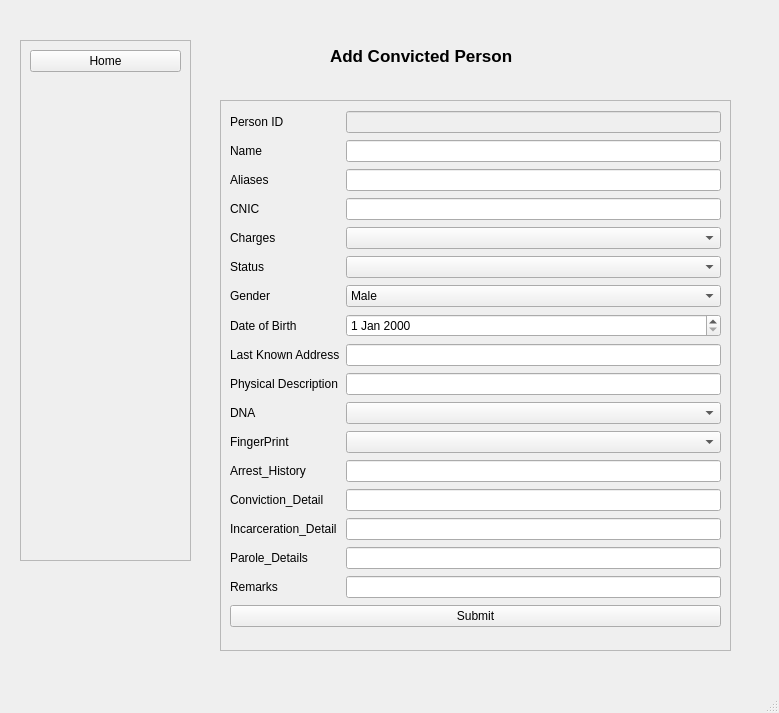
<?xml version="1.0" encoding="UTF-8"?>
<ui version="4.0">
 <class>MainWindow</class>
 <widget class="QMainWindow" name="MainWindow">
  <property name="geometry">
   <rect>
    <x>0</x>
    <y>0</y>
    <width>779</width>
    <height>713</height>
   </rect>
  </property>
  <property name="windowTitle">
   <string>Add Convicted Person</string>
  </property>
  <widget class="QWidget" name="centralwidget">
   <widget class="QFrame" name="frame">
    <property name="geometry">
     <rect>
      <x>20</x>
      <y>40</y>
      <width>171</width>
      <height>521</height>
     </rect>
    </property>
    <property name="frameShape">
     <enum>QFrame::StyledPanel</enum>
    </property>
    <property name="frameShadow">
     <enum>QFrame::Raised</enum>
    </property>
    <layout class="QVBoxLayout" name="verticalLayout_frame">
     <item>
      <widget class="QPushButton" name="home_button">
       <property name="text">
        <string>Home</string>
       </property>
      </widget>
     </item>
     <item>
      <widget class="QLabel" name="label">
       <property name="text">
        <string/>
       </property>
       <property name="alignment">
        <set>Qt::AlignCenter</set>
       </property>
      </widget>
     </item>
    </layout>
   </widget>
   <widget class="QFrame" name="formFrame">
    <property name="geometry">
     <rect>
      <x>220</x>
      <y>100</y>
      <width>511</width>
      <height>551</height>
     </rect>
    </property>
    <property name="frameShape">
     <enum>QFrame::StyledPanel</enum>
    </property>
    <property name="frameShadow">
     <enum>QFrame::Raised</enum>
    </property>
    <layout class="QGridLayout" name="gridLayout_form">
     <item row="10" column="0">
      <widget class="QLabel" name="label_2">
       <property name="text">
        <string>DNA</string>
       </property>
      </widget>
     </item>
     <item row="3" column="1">
      <widget class="QLineEdit" name="cnic_line"/>
     </item>
     <item row="11" column="0">
      <widget class="QLabel" name="label_3">
       <property name="text">
        <string>FingerPrint</string>
       </property>
      </widget>
     </item>
     <item row="3" column="0">
      <widget class="QLabel" name="label_4">
       <property name="text">
        <string>CNIC</string>
       </property>
      </widget>
     </item>
     <item row="4" column="0">
      <widget class="QLabel" name="label_5">
       <property name="text">
        <string>Charges</string>
       </property>
      </widget>
     </item>
     <item row="5" column="0">
      <widget class="QLabel" name="label_6">
       <property name="text">
        <string>Status</string>
       </property>
      </widget>
     </item>
     <item row="15" column="1">
      <widget class="QLineEdit" name="parole_line"/>
     </item>
     <item row="12" column="1">
      <widget class="QLineEdit" name="arrest_line"/>
     </item>
     <item row="13" column="1">
      <widget class="QLineEdit" name="convict_line"/>
     </item>
     <item row="14" column="1">
      <widget class="QLineEdit" name="incarc_line"/>
     </item>
     <item row="0" column="0">
      <widget class="QLabel" name="label_personID">
       <property name="text">
        <string>Person ID</string>
       </property>
      </widget>
     </item>
     <item row="1" column="1">
      <widget class="QLineEdit" name="lineEdit_name"/>
     </item>
     <item row="0" column="1">
      <widget class="QLineEdit" name="lineEdit_personID">
       <property name="enabled">
        <bool>false</bool>
       </property>
      </widget>
     </item>
     <item row="1" column="0">
      <widget class="QLabel" name="label_name">
       <property name="text">
        <string>Name</string>
       </property>
      </widget>
     </item>
     <item row="2" column="1">
      <widget class="QLineEdit" name="lineEdit_aliases"/>
     </item>
     <item row="6" column="0">
      <widget class="QLabel" name="label_gender">
       <property name="text">
        <string>Gender</string>
       </property>
      </widget>
     </item>
     <item row="2" column="0">
      <widget class="QLabel" name="label_aliases">
       <property name="text">
        <string>Aliases</string>
       </property>
      </widget>
     </item>
     <item row="6" column="1">
      <widget class="QComboBox" name="comboBox_gender">
       <item>
        <property name="text">
         <string>Male</string>
        </property>
       </item>
       <item>
        <property name="text">
         <string>Female</string>
        </property>
       </item>
       <item>
        <property name="text">
         <string>Other</string>
        </property>
       </item>
      </widget>
     </item>
     <item row="7" column="0">
      <widget class="QLabel" name="label_dob">
       <property name="text">
        <string>Date of Birth</string>
       </property>
      </widget>
     </item>
     <item row="9" column="0">
      <widget class="QLabel" name="label_physicalDesc">
       <property name="text">
        <string>Physical Description</string>
       </property>
      </widget>
     </item>
     <item row="8" column="1">
      <widget class="QLineEdit" name="lineEdit_address"/>
     </item>
     <item row="9" column="1">
      <widget class="QLineEdit" name="lineEdit_physicalDesc"/>
     </item>
     <item row="7" column="1">
      <widget class="QDateEdit" name="dateEdit_dob"/>
     </item>
     <item row="8" column="0">
      <widget class="QLabel" name="label_address">
       <property name="text">
        <string>Last Known Address</string>
       </property>
      </widget>
     </item>
     <item row="17" column="0" colspan="2">
      <widget class="QPushButton" name="pushButton_submit">
       <property name="text">
        <string>Submit</string>
       </property>
      </widget>
     </item>
     <item row="16" column="1">
      <widget class="QLineEdit" name="remarks_line"/>
     </item>
     <item row="12" column="0">
      <widget class="QLabel" name="label_7">
       <property name="text">
        <string>Arrest_History</string>
       </property>
      </widget>
     </item>
     <item row="13" column="0">
      <widget class="QLabel" name="label_8">
       <property name="text">
        <string>Conviction_Detail</string>
       </property>
      </widget>
     </item>
     <item row="14" column="0">
      <widget class="QLabel" name="label_9">
       <property name="text">
        <string>Incarceration_Detail</string>
       </property>
      </widget>
     </item>
     <item row="15" column="0">
      <widget class="QLabel" name="label_10">
       <property name="text">
        <string>Parole_Details</string>
       </property>
      </widget>
     </item>
     <item row="16" column="0">
      <widget class="QLabel" name="label_11">
       <property name="text">
        <string>Remarks</string>
       </property>
      </widget>
     </item>
     <item row="10" column="1">
      <widget class="QComboBox" name="dna_line"/>
     </item>
     <item row="11" column="1">
      <widget class="QComboBox" name="fingerprint_line"/>
     </item>
     <item row="4" column="1">
      <widget class="QComboBox" name="charges_line"/>
     </item>
     <item row="5" column="1">
      <widget class="QComboBox" name="status_line"/>
     </item>
    </layout>
   </widget>
   <widget class="QLabel" name="label_12">
    <property name="geometry">
     <rect>
      <x>330</x>
      <y>30</y>
      <width>261</width>
      <height>51</height>
     </rect>
    </property>
    <property name="font">
     <font>
      <pointsize>13</pointsize>
      <weight>75</weight>
      <bold>true</bold>
     </font>
    </property>
    <property name="text">
     <string>Add Convicted Person</string>
    </property>
   </widget>
  </widget>
  <widget class="QMenuBar" name="menubar">
   <property name="geometry">
    <rect>
     <x>0</x>
     <y>0</y>
     <width>779</width>
     <height>26</height>
    </rect>
   </property>
  </widget>
  <widget class="QStatusBar" name="statusbar"/>
 </widget>
 <resources/>
 <connections/>
</ui>
